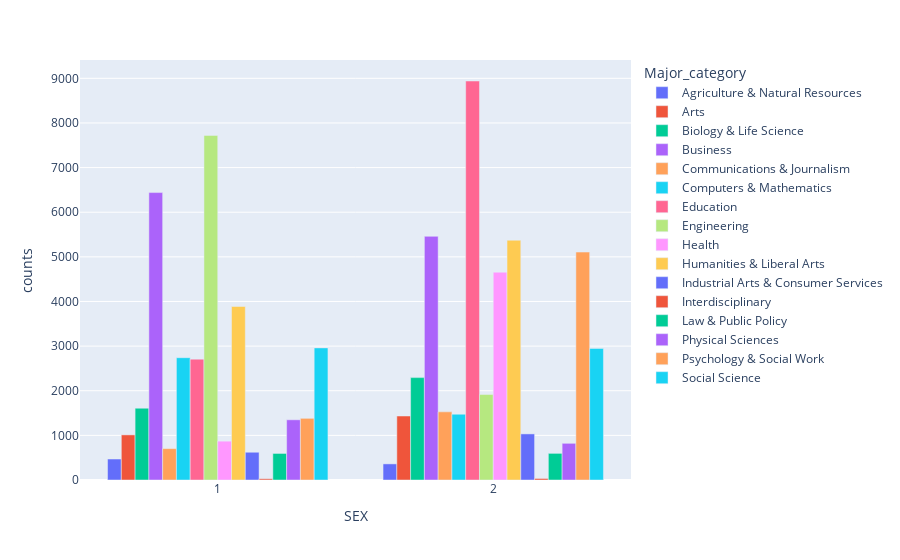

The code cell stored with this chart in its notebook:
### Code cell
temp_df2020e = temp_df2020d.groupby(by=["Major_category", "SEX"]).size().reset_index(name="counts")
fig = px.bar(data_frame=temp_df2020e, x="SEX", y="counts", color = "Major_category", barmode="group")
fig.show()

### Figure 1 — Plotly figure (JSON) as saved in the notebook; plotly's stock layout.template omitted (floating-point values rounded to 4 significant figures)
{"data": [{"alignmentgroup": "True", "hovertemplate": "Major_category=Agriculture & Natural Resources<br>SEX=%{x}<br>counts=%{y}<extra></extra>", "legendgroup": "Agriculture & Natural Resources", "marker": {"color": "#636efa", "pattern": {"shape": ""}}, "name": "Agriculture & Natural Resources", "offsetgroup": "Agriculture & Natural Resources", "orientation": "v", "showlegend": true, "textposition": "auto", "type": "bar", "x": [1, 2], "xaxis": "x", "y": [470, 361], "yaxis": "y"}, {"alignmentgroup": "True", "hovertemplate": "Major_category=Arts<br>SEX=%{x}<br>counts=%{y}<extra></extra>", "legendgroup": "Arts", "marker": {"color": "#EF553B", "pattern": {"shape": ""}}, "name": "Arts", "offsetgroup": "Arts", "orientation": "v", "showlegend": true, "textposition": "auto", "type": "bar", "x": [1, 2], "xaxis": "x", "y": [1011, 1434], "yaxis": "y"}, {"alignmentgroup": "True", "hovertemplate": "Major_category=Biology & Life Science<br>SEX=%{x}<br>counts=%{y}<extra></extra>", "legendgroup": "Biology & Life Science", "marker": {"color": "#00cc96", "pattern": {"shape": ""}}, "name": "Biology & Life Science", "offsetgroup": "Biology & Life Science", "orientation": "v", "showlegend": true, "textposition": "auto", "type": "bar", "x": [1, 2], "xaxis": "x", "y": [1609, 2294], "yaxis": "y"}, {"alignmentgroup": "True", "hovertemplate": "Major_category=Business<br>SEX=%{x}<br>counts=%{y}<extra></extra>", "legendgroup": "Business", "marker": {"color": "#ab63fa", "pattern": {"shape": ""}}, "name": "Business", "offsetgroup": "Business", "orientation": "v", "showlegend": true, "textposition": "auto", "type": "bar", "x": [1, 2], "xaxis": "x", "y": [6440, 5460], "yaxis": "y"}, {"alignmentgroup": "True", "hovertemplate": "Major_category=Communications & Journalism<br>SEX=%{x}<br>counts=%{y}<extra></extra>", "legendgroup": "Communications & Journalism", "marker": {"color": "#FFA15A", "pattern": {"shape": ""}}, "name": "Communications & Journalism", "offsetgroup": "Communications & Journalism", "orientation": "v", "showlegend": true, "textposition": "auto", "type": "bar", "x": [1, 2], "xaxis": "x", "y": [703, 1527], "yaxis": "y"}, {"alignmentgroup": "True", "hovertemplate": "Major_category=Computers & Mathematics<br>SEX=%{x}<br>counts=%{y}<extra></extra>", "legendgroup": "Computers & Mathematics", "marker": {"color": "#19d3f3", "pattern": {"shape": ""}}, "name": "Computers & Mathematics", "offsetgroup": "Computers & Mathematics", "orientation": "v", "showlegend": true, "textposition": "auto", "type": "bar", "x": [1, 2], "xaxis": "x", "y": [2740, 1474], "yaxis": "y"}, {"alignmentgroup": "True", "hovertemplate": "Major_category=Education<br>SEX=%{x}<br>counts=%{y}<extra></extra>", "legendgroup": "Education", "marker": {"color": "#FF6692", "pattern": {"shape": ""}}, "name": "Education", "offsetgroup": "Education", "orientation": "v", "showlegend": true, "textposition": "auto", "type": "bar", "x": [1, 2], "xaxis": "x", "y": [2708, 8940], "yaxis": "y"}, {"alignmentgroup": "True", "hovertemplate": "Major_category=Engineering<br>SEX=%{x}<br>counts=%{y}<extra></extra>", "legendgroup": "Engineering", "marker": {"color": "#B6E880", "pattern": {"shape": ""}}, "name": "Engineering", "offsetgroup": "Engineering", "orientation": "v", "showlegend": true, "textposition": "auto", "type": "bar", "x": [1, 2], "xaxis": "x", "y": [7721, 1915], "yaxis": "y"}, {"alignmentgroup": "True", "hovertemplate": "Major_category=Health<br>SEX=%{x}<br>counts=%{y}<extra></extra>", "legendgroup": "Health", "marker": {"color": "#FF97FF", "pattern": {"shape": ""}}, "name": "Health", "offsetgroup": "Health", "orientation": "v", "showlegend": true, "textposition": "auto", "type": "bar", "x": [1, 2], "xaxis": "x", "y": [870, 4657], "yaxis": "y"}, {"alignmentgroup": "True", "hovertemplate": "Major_category=Humanities & Liberal Arts<br>SEX=%{x}<br>counts=%{y}<extra></extra>", "legendgroup": "Humanities & Liberal Arts", "marker": {"color": "#FECB52", "pattern": {"shape": ""}}, "name": "Humanities & Liberal Arts", "offsetgroup": "Humanities & Liberal Arts", "orientation": "v", "showlegend": true, "textposition": "auto", "type": "bar", "x": [1, 2], "xaxis": "x", "y": [3888, 5372], "yaxis": "y"}, {"alignmentgroup": "True", "hovertemplate": "Major_category=Industrial Arts & Consumer Services<br>SEX=%{x}<br>counts=%{y}<extra></extra>", "legendgroup": "Industrial Arts & Consumer Services", "marker": {"color": "#636efa", "pattern": {"shape": ""}}, "name": "Industrial Arts & Consumer Services", "offsetgroup": "Industrial Arts & Consumer Services", "orientation": "v", "showlegend": true, "textposition": "auto", "type": "bar", "x": [1, 2], "xaxis": "x", "y": [622, 1033], "yaxis": "y"}, {"alignmentgroup": "True", "hovertemplate": "Major_category=Interdisciplinary<br>SEX=%{x}<br>counts=%{y}<extra></extra>", "legendgroup": "Interdisciplinary", "marker": {"color": "#EF553B", "pattern": {"shape": ""}}, "name": "Interdisciplinary", "offsetgroup": "Interdisciplinary", "orientation": "v", "showlegend": true, "textposition": "auto", "type": "bar", "x": [1, 2], "xaxis": "x", "y": [28, 34], "yaxis": "y"}, {"alignmentgroup": "True", "hovertemplate": "Major_category=Law & Public Policy<br>SEX=%{x}<br>counts=%{y}<extra></extra>", "legendgroup": "Law & Public Policy", "marker": {"color": "#00cc96", "pattern": {"shape": ""}}, "name": "Law & Public Policy", "offsetgroup": "Law & Public Policy", "orientation": "v", "showlegend": true, "textposition": "auto", "type": "bar", "x": [1, 2], "xaxis": "x", "y": [595, 597], "yaxis": "y"}, {"alignmentgroup": "True", "hovertemplate": "Major_category=Physical Sciences<br>SEX=%{x}<br>counts=%{y}<extra></extra>", "legendgroup": "Physical Sciences", "marker": {"color": "#ab63fa", "pattern": {"shape": ""}}, "name": "Physical Sciences", "offsetgroup": "Physical Sciences", "orientation": "v", "showlegend": true, "textposition": "auto", "type": "bar", "x": [1, 2], "xaxis": "x", "y": [1349, 822], "yaxis": "y"}, {"alignmentgroup": "True", "hovertemplate": "Major_category=Psychology & Social Work<br>SEX=%{x}<br>counts=%{y}<extra></extra>", "legendgroup": "Psychology & Social Work", "marker": {"color": "#FFA15A", "pattern": {"shape": ""}}, "name": "Psychology & Social Work", "offsetgroup": "Psychology & Social Work", "orientation": "v", "showlegend": true, "textposition": "auto", "type": "bar", "x": [1, 2], "xaxis": "x", "y": [1382, 5107], "yaxis": "y"}, {"alignmentgroup": "True", "hovertemplate": "Major_category=Social Science<br>SEX=%{x}<br>counts=%{y}<extra></extra>", "legendgroup": "Social Science", "marker": {"color": "#19d3f3", "pattern": {"shape": ""}}, "name": "Social Science", "offsetgroup": "Social Science", "orientation": "v", "showlegend": true, "textposition": "auto", "type": "bar", "x": [1, 2], "xaxis": "x", "y": [2960, 2948], "yaxis": "y"}], "layout": {"autosize": true, "barmode": "group", "legend": {"title": {"text": "Major_category"}, "tracegroupgap": 0}, "margin": {"t": 60}, "xaxis": {"anchor": "y", "autorange": true, "domain": [0, 1], "range": [0.5, 2.5], "title": {"text": "SEX"}, "type": "linear"}, "yaxis": {"anchor": "x", "autorange": true, "domain": [0, 1], "range": [0, 9411.0], "title": {"text": "counts"}, "type": "linear"}}}
